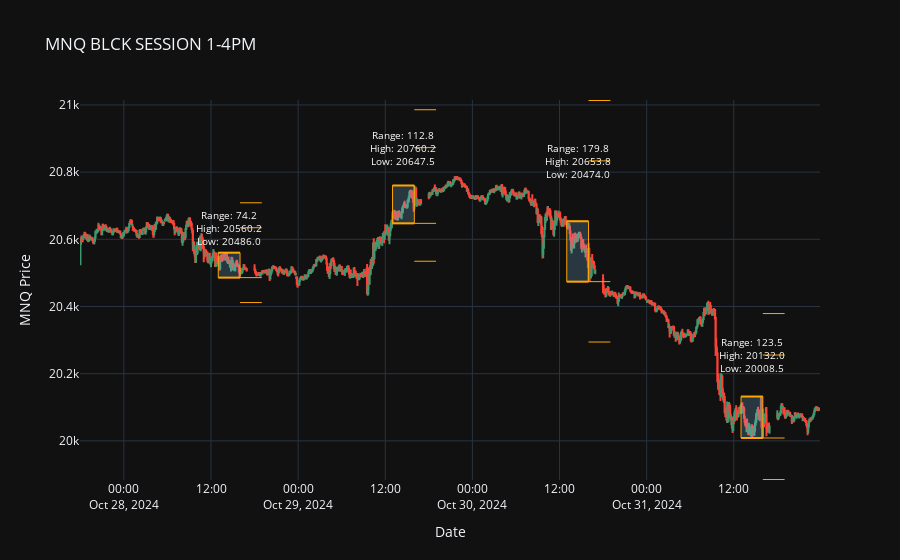

The notebook cell saved with this chart:
### Code cell
import pandas as pd
import plotly.graph_objs as go
from datetime import datetime, timedelta

end_date = (MNQ.index.max() - timedelta(days=1)).date()
start_date = end_date - timedelta(days=4)
mnq_last_5_days = MNQ[(MNQ.index.date >= start_date) & (MNQ.index.date <= end_date)]

session_start = "13:00"
session_end = "16:00"

fig = go.Figure(data=[go.Candlestick(
    x=mnq_last_5_days.index,
    open=mnq_last_5_days['Open'],
    high=mnq_last_5_days['High'],
    low=mnq_last_5_days['Low'],
    close=mnq_last_5_days['Close'],
    name='MNQ'
)])

current_date = start_date
while current_date <= end_date:
    start_time = datetime.combine(current_date, datetime.strptime(session_start, "%H:%M").time())
    end_time = datetime.combine(current_date, datetime.strptime(session_end, "%H:%M").time())
    
    session_data = mnq_last_5_days.between_time(start_time.time(), end_time.time())
    session_data = session_data[session_data.index.date == current_date]
    
    if not session_data.empty:
        session_high = session_data['High'].max()
        session_low = session_data['Low'].min()
        session_range = session_high - session_low
        session_height = session_range

        fig.add_shape(
            type="rect",
            x0=start_time,
            x1=end_time,
            y0=session_low,
            y1=session_high,
            fillcolor="rgba(135, 206, 250, 0.2)",
            line=dict(color="orange", width=1)
        )
        
        fig.add_shape(
            type="line",
            x0=start_time,
            y0=session_high,
            x1=end_time,
            y1=session_high,
            line=dict(color="orange", width=2)
        )
        
        fig.add_shape(
            type="line",
            x0=start_time,
            y0=session_low,
            x1=end_time,
            y1=session_low,
            line=dict(color="orange", width=2)
        )
        
        for multiplier in [1, 2, -1, -2]:
            line_y = session_high + multiplier * session_height
            fig.add_shape(
                type="line",
                x0=end_time,
                y0=line_y,
                x1=end_time + (end_time - start_time),
                y1=line_y,
                line=dict(color="orange", width=1)
            )
        
        fig.add_annotation(
            x=start_time + (end_time - start_time) / 2,
            y=session_high + (session_high - session_low) * 1,
            text=f"Range: {session_range:.1f}<br>High: {session_high:.1f}<br>Low: {session_low:.1f}",
            showarrow=False,
            font=dict(color="white", size=10),
            align="center",
            bgcolor="rgba(0, 0, 0, 0)",
            bordercolor="rgba(0, 0, 0, 0)"
        )
    
    current_date += timedelta(days=1)

fig.update_layout(
    title="MNQ BLCK SESSION 1-4PM",
    xaxis_title="Date",
    yaxis_title="MNQ Price",
    xaxis_rangeslider_visible=False,
    template="plotly_dark"
)

fig.show()

### Figure 1 — Plotly figure (JSON) as saved in the notebook; plotly's stock layout.template omitted (floating-point values rounded to 4 significant figures; data arrays with more than 128 entries replaced by an {"elided": "..."} marker saying what was removed)
{"data": [{"close": {"elided": "1167 float values"}, "high": {"elided": "1167 float values"}, "low": {"elided": "1167 float values"}, "name": "MNQ", "open": {"elided": "1167 float values"}, "type": "candlestick", "x": {"elided": "1167 str values"}}], "layout": {"annotations": [{"align": "center", "bgcolor": "rgba(0, 0, 0, 0)", "bordercolor": "rgba(0, 0, 0, 0)", "font": {"color": "white", "size": 10}, "showarrow": false, "text": "Range: 74.2<br>High: 20560.2<br>Low: 20486.0", "x": "2024-10-28T14:30:00", "y": 20630.0}, {"align": "center", "bgcolor": "rgba(0, 0, 0, 0)", "bordercolor": "rgba(0, 0, 0, 0)", "font": {"color": "white", "size": 10}, "showarrow": false, "text": "Range: 112.8<br>High: 20760.2<br>Low: 20647.5", "x": "2024-10-29T14:30:00", "y": 20873}, {"align": "center", "bgcolor": "rgba(0, 0, 0, 0)", "bordercolor": "rgba(0, 0, 0, 0)", "font": {"color": "white", "size": 10}, "showarrow": false, "text": "Range: 179.8<br>High: 20653.8<br>Low: 20474.0", "x": "2024-10-30T14:30:00", "y": 20830.0}, {"align": "center", "bgcolor": "rgba(0, 0, 0, 0)", "bordercolor": "rgba(0, 0, 0, 0)", "font": {"color": "white", "size": 10}, "showarrow": false, "text": "Range: 123.5<br>High: 20132.0<br>Low: 20008.5", "x": "2024-10-31T14:30:00", "y": 20260.0}], "shapes": [{"fillcolor": "rgba(135, 206, 250, 0.2)", "line": {"color": "orange", "width": 1}, "type": "rect", "x0": "2024-10-28T13:00:00", "x1": "2024-10-28T16:00:00", "y0": 20486, "y1": 20560.0}, {"line": {"color": "orange", "width": 2}, "type": "line", "x0": "2024-10-28T13:00:00", "x1": "2024-10-28T16:00:00", "y0": 20560.0, "y1": 20560.0}, {"line": {"color": "orange", "width": 2}, "type": "line", "x0": "2024-10-28T13:00:00", "x1": "2024-10-28T16:00:00", "y0": 20486, "y1": 20486}, {"line": {"color": "orange", "width": 1}, "type": "line", "x0": "2024-10-28T16:00:00", "x1": "2024-10-28T19:00:00", "y0": 20630.0, "y1": 20630.0}, {"line": {"color": "orange", "width": 1}, "type": "line", "x0": "2024-10-28T16:00:00", "x1": "2024-10-28T19:00:00", "y0": 20710.0, "y1": 20710.0}, {"line": {"color": "orange", "width": 1}, "type": "line", "x0": "2024-10-28T16:00:00", "x1": "2024-10-28T19:00:00", "y0": 20486, "y1": 20486}, {"line": {"color": "orange", "width": 1}, "type": "line", "x0": "2024-10-28T16:00:00", "x1": "2024-10-28T19:00:00", "y0": 20410.0, "y1": 20410.0}, {"fillcolor": "rgba(135, 206, 250, 0.2)", "line": {"color": "orange", "width": 1}, "type": "rect", "x0": "2024-10-29T13:00:00", "x1": "2024-10-29T16:00:00", "y0": 20650.0, "y1": 20760.0}, {"line": {"color": "orange", "width": 2}, "type": "line", "x0": "2024-10-29T13:00:00", "x1": "2024-10-29T16:00:00", "y0": 20760.0, "y1": 20760.0}, {"line": {"color": "orange", "width": 2}, "type": "line", "x0": "2024-10-29T13:00:00", "x1": "2024-10-29T16:00:00", "y0": 20650.0, "y1": 20650.0}, {"line": {"color": "orange", "width": 1}, "type": "line", "x0": "2024-10-29T16:00:00", "x1": "2024-10-29T19:00:00", "y0": 20873, "y1": 20873}, {"line": {"color": "orange", "width": 1}, "type": "line", "x0": "2024-10-29T16:00:00", "x1": "2024-10-29T19:00:00", "y0": 20990.0, "y1": 20990.0}, {"line": {"color": "orange", "width": 1}, "type": "line", "x0": "2024-10-29T16:00:00", "x1": "2024-10-29T19:00:00", "y0": 20650.0, "y1": 20650.0}, {"line": {"color": "orange", "width": 1}, "type": "line", "x0": "2024-10-29T16:00:00", "x1": "2024-10-29T19:00:00", "y0": 20530.0, "y1": 20530.0}, {"fillcolor": "rgba(135, 206, 250, 0.2)", "line": {"color": "orange", "width": 1}, "type": "rect", "x0": "2024-10-30T13:00:00", "x1": "2024-10-30T16:00:00", "y0": 20474, "y1": 20650.0}, {"line": {"color": "orange", "width": 2}, "type": "line", "x0": "2024-10-30T13:00:00", "x1": "2024-10-30T16:00:00", "y0": 20650.0, "y1": 20650.0}, {"line": {"color": "orange", "width": 2}, "type": "line", "x0": "2024-10-30T13:00:00", "x1": "2024-10-30T16:00:00", "y0": 20474, "y1": 20474}, {"line": {"color": "orange", "width": 1}, "type": "line", "x0": "2024-10-30T16:00:00", "x1": "2024-10-30T19:00:00", "y0": 20830.0, "y1": 20830.0}, {"line": {"color": "orange", "width": 1}, "type": "line", "x0": "2024-10-30T16:00:00", "x1": "2024-10-30T19:00:00", "y0": 21010.0, "y1": 21010.0}, {"line": {"color": "orange", "width": 1}, "type": "line", "x0": "2024-10-30T16:00:00", "x1": "2024-10-30T19:00:00", "y0": 20474, "y1": 20474}, {"line": {"color": "orange", "width": 1}, "type": "line", "x0": "2024-10-30T16:00:00", "x1": "2024-10-30T19:00:00", "y0": 20290.0, "y1": 20290.0}, {"fillcolor": "rgba(135, 206, 250, 0.2)", "line": {"color": "orange", "width": 1}, "type": "rect", "x0": "2024-10-31T13:00:00", "x1": "2024-10-31T16:00:00", "y0": 20010.0, "y1": 20132}, {"line": {"color": "orange", "width": 2}, "type": "line", "x0": "2024-10-31T13:00:00", "x1": "2024-10-31T16:00:00", "y0": 20132, "y1": 20132}, {"line": {"color": "orange", "width": 2}, "type": "line", "x0": "2024-10-31T13:00:00", "x1": "2024-10-31T16:00:00", "y0": 20010.0, "y1": 20010.0}, {"line": {"color": "orange", "width": 1}, "type": "line", "x0": "2024-10-31T16:00:00", "x1": "2024-10-31T19:00:00", "y0": 20260.0, "y1": 20260.0}, {"line": {"color": "orange", "width": 1}, "type": "line", "x0": "2024-10-31T16:00:00", "x1": "2024-10-31T19:00:00", "y0": 20379, "y1": 20379}, {"line": {"color": "orange", "width": 1}, "type": "line", "x0": "2024-10-31T16:00:00", "x1": "2024-10-31T19:00:00", "y0": 20010.0, "y1": 20010.0}, {"line": {"color": "orange", "width": 1}, "type": "line", "x0": "2024-10-31T16:00:00", "x1": "2024-10-31T19:00:00", "y0": 19885, "y1": 19885}], "title": {"text": "MNQ BLCK SESSION 1-4PM"}, "xaxis": {"rangeslider": {"visible": false}, "title": {"text": "Date"}}, "yaxis": {"title": {"text": "MNQ Price"}}}}
